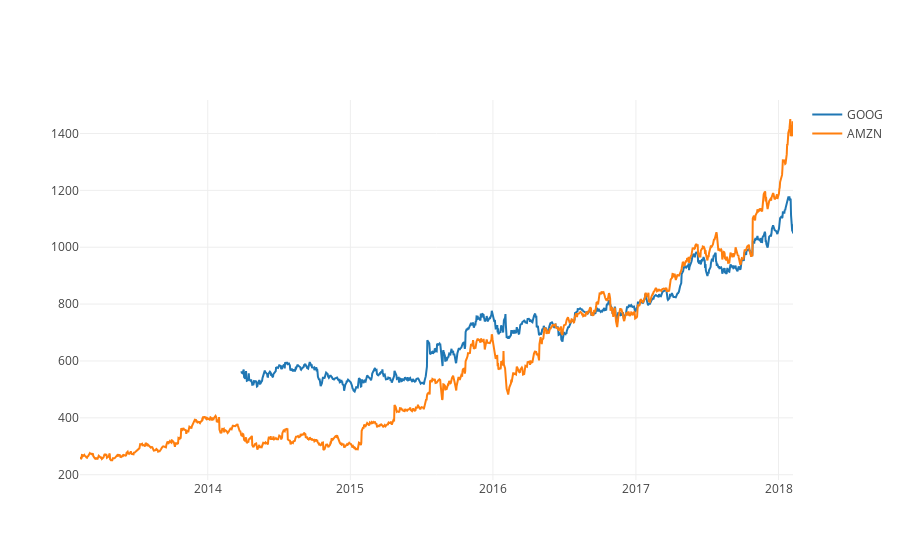

Source (notebook cell):
### Markdown cell above
Şimdi de Amazon hisselerini aynı grafiğe ekleyelim, mantık yine aynı:

- Google için go.Scatter fonksiyonunun içine x, y değişkenlerini koyalım >> trace0
- Amazon için go.Scatter fonksiyonunun içine x, y değişkenlerini koyalım >> trace1
- trace0 ve trace1'i tek bir array içine koyalım >> data
- py.iplot(data)

### Code cell
trace0 = go.Scatter(x=goog.date, y=goog.close, name='GOOG')
trace1 = go.Scatter(x=amzn.date, y=amzn.close, name='AMZN')
data = [trace0, trace1]
py.iplot(data)

### Figure 1 — Plotly figure (JSON) as saved in the notebook; plotly's stock layout.template omitted (floating-point values rounded to 4 significant figures; data arrays with more than 128 entries replaced by an {"elided": "..."} marker saying what was removed)
{"data": [{"name": "GOOG", "type": "scatter", "uid": "4f527fc4-b77d-11e8-ad2d-fd15b6db88cc", "x": {"elided": "975 str values"}, "y": {"elided": "975 float values"}}, {"name": "AMZN", "type": "scatter", "uid": "4f5282a8-b77d-11e8-ad2d-fd15b6db88cc", "x": {"elided": "1259 str values"}, "y": {"elided": "1259 float values"}}], "layout": {}}
